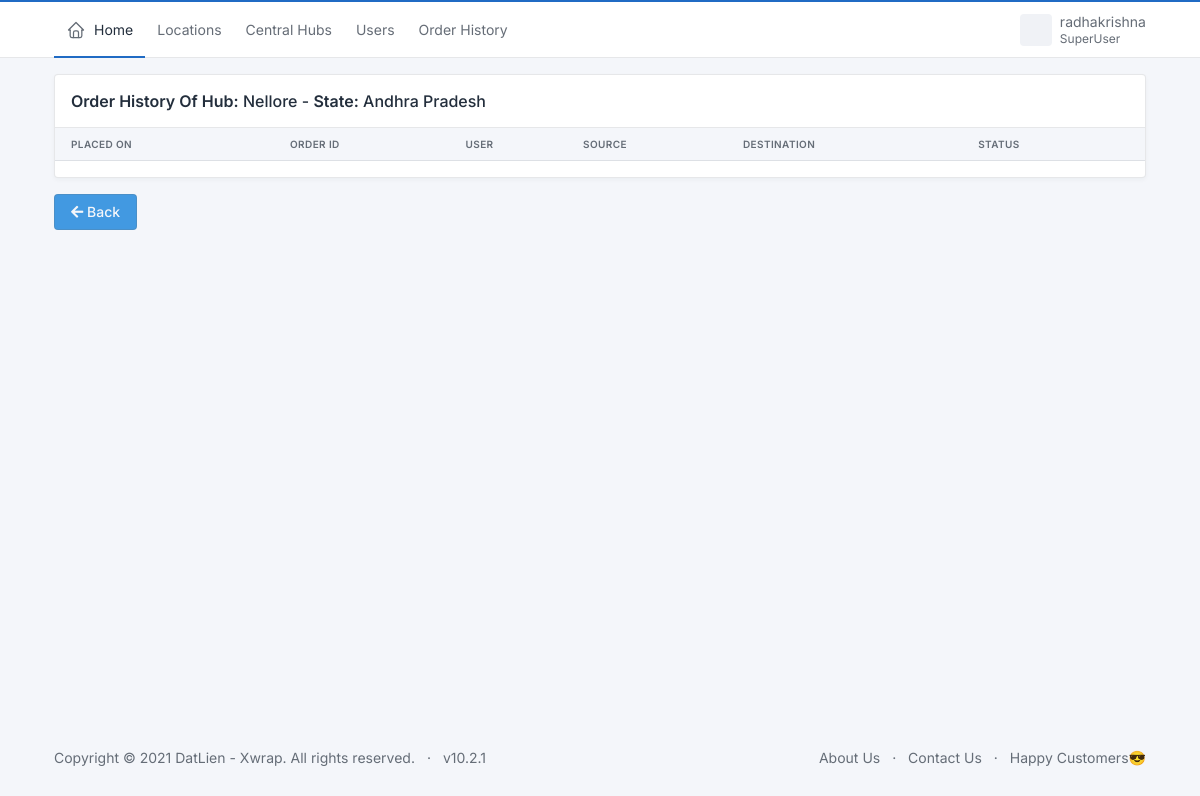
The app's page /datlien_admin/hub_history/212533724273 (signed in), older data.
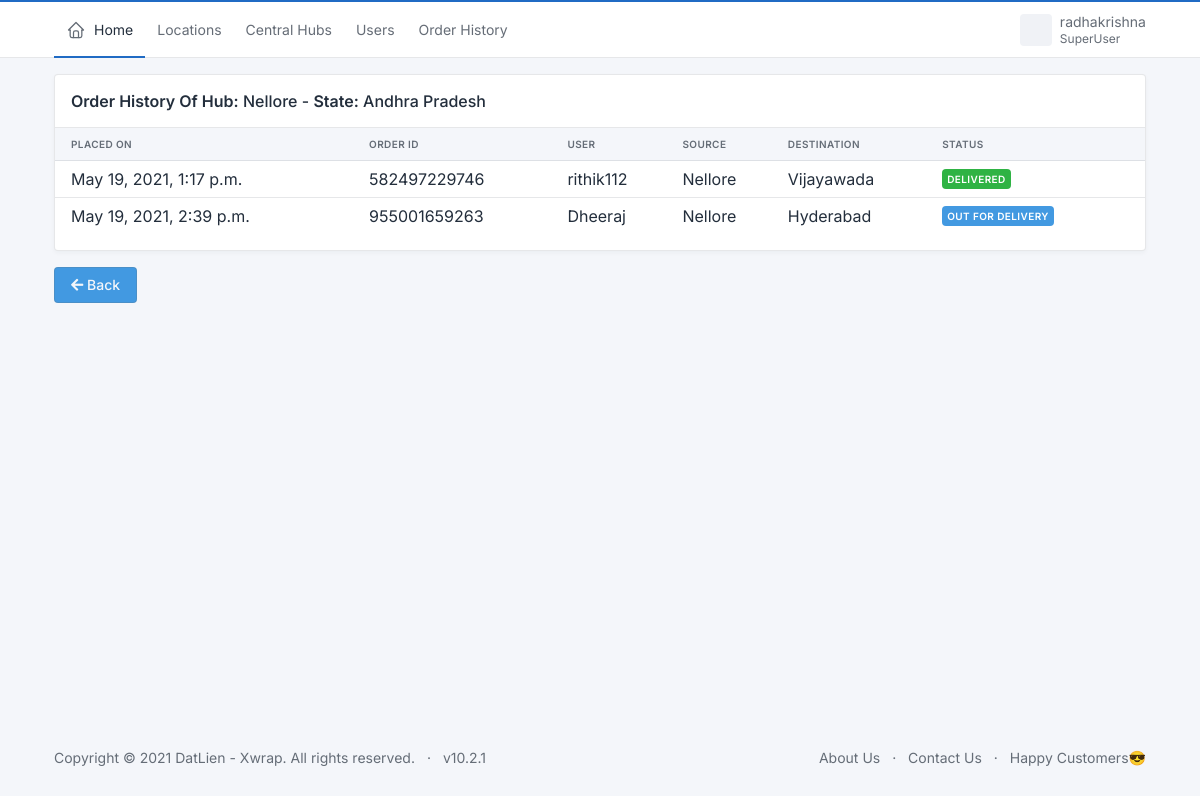
The same page, newer data.
### user/models.py (models this page shows, shortened)
class Delivery(RandomIDModel):
    user = models.CharField(max_length=100)
    source = models.ForeignKey(Hub,on_delete=models.CASCADE,related_name='+')
    destination = models.ForeignKey(Hub,on_delete=models.CASCADE,related_name='+')
    weight = models.IntegerField(default=0, verbose_name='Weight (In KGs)')
    type = models.CharField(max_length=100, null=True)
    destination_person = models.CharField(max_length=100, null=True, verbose_name="Destination Person")
    destination_address = models.CharField(max_length=100, null=True, verbose_name="Destination Address")
    destination_contact = models.CharField(max_length=10, null=True, verbose_name="Destination Contact No.")
    total_amount = models.IntegerField(default=0)
    is_approved = models.BooleanField(default=False)
    is_picked = models.BooleanField(default=False)
    is_shipped = models.BooleanField(default=False)
    is_transit = models.BooleanField(default=False)
    is_received = models.BooleanField(default=False)
    is_assigned = models.BooleanField(default=False)
    out_for_delivery = models.BooleanField(default=False)
    is_delivered = models.BooleanField(default=False)
    created_on = models.DateTimeField(auto_now_add=True)
    updated_on = models.DateTimeField(auto_now=True)

### datlien/models.py (models this page shows, shortened)
class Hub(RandomIDModel):
    central_hub = models.ForeignKey(CentralHub,on_delete=models.CASCADE,related_name='+')
    city = models.ForeignKey(City,on_delete=models.CASCADE,related_name='+')
    username = models.CharField(max_length=20)
    password = models.CharField(max_length=20)
    email = models.EmailField()
    address = models.CharField(max_length=100)
    base_fare = models.DecimalField(max_digits=9,decimal_places=2,default=0)
    created_on = models.DateTimeField(auto_now_add=True)
    updated_on = models.DateTimeField(auto_now=True)
    def __str__(self):
        return self.city.city

class City(RandomIDModel):
    state = models.ForeignKey(State,on_delete=models.CASCADE,related_name='+')
    city = models.CharField(max_length=20)
    created_on = models.DateTimeField(auto_now_add=True)
    updated_on = models.DateTimeField(auto_now=True)

### datlien/views.py (the view)
# urls.py: path('hub_history/<int:id>', views.hub_history, name="hub_history"),
@login_required(login_url="login/")
def hub_history(request,id):
    superuser = request.user.is_superuser
    username = request.user.get_username()
    hub = Hub.objects.get(pk=id)
    orders_history= Delivery.objects.filter(source=hub.id)
    return render(request, "datlien/hub_history.html",{
        'username':username,
        'superuser':superuser,
        'orders_history':orders_history,
        'hub':hub,
    })

### datlien/models.py (called while the page is built)
    def __str__(self):
        return self.name

### datlien/templates/datlien/hub_history.html (shortened to what the changed rows need)
{% extends "datlien/base.html" %}
{% block 'body' %}
{% load widget_tweaks %}
<div class="container">
    <div class="col-12 mt-3 mb-3">
      <div class="card">
        <div class="table-responsive">
          <table class="table card-table table-vcenter text-nowrap datatable">
            <thead>
              <tr>
                  <th>Placed On</th>
                  <th>Order Id</th>
                  <th>User</th>
                  <th>Source</th>
                  <th>Destination</th>
                  <th>Status</th>
              </tr>
            </thead>
            <tbody>
              {% for delivery in orders_history %}
              <tr>
                  <td>{{delivery.created_on}}</td>
                  <td>{{delivery.id}}</td>
                  <td>{{delivery.user}}</td>
                  <td>{{delivery.source}}</td>
                  <td>{{delivery.destination}}</td>
                  <td>
                      {% if not delivery.is_approved %}
                        <span class="badge bg-warning me-1">Pending</span>
                      {% elif not delivery.is_picked %}
                        <span class="badge bg-success me-1">Approved</span>
                      {% elif not delivery.is_shipped %}
                        <span class="badge bg-accent me-1">Picked</span>
                      {% elif not delivery.is_transit %}
                        <span class="badge bg-info me-1">Shipped</span>
                      {% elif not delivery.is_received %}
                        <span class="badge bg-warning me-1">On its Way to Destination</span>
                      {% elif not delivery.out_for_delivery %}
                        <span class="badge bg-info me-1">Received</span>
                      {% elif not delivery.is_delivered %}
                        <span class="badge bg-info me-1">Out for Delivery</span>
                      {% else %}
                        <span class="badge bg-success me-1">Delivered</span>
                      {% endif %}
                  </td>
              </tr>
              {% endfor %}
            </tbody>
          </table>
        </div>
      </div>
    </div>
</div>
{% endblock %}

Row changes from the older to the newer data that the page shows:
added Delivery: created_on "May 19, 2021, 1:17 p.m.", id "582497229746", user "rithik112", source "Nellore", destination "Vijayawada", is_approved "DELIVERED"
added Delivery: created_on "May 19, 2021, 2:39 p.m.", id "955001659263", user "Dheeraj", source "Nellore", destination "Hyderabad", is_approved "OUT FOR DELIVERY"
